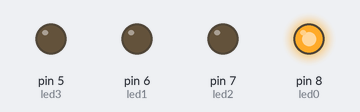
The sketch below on a simulated Arduino Uno, built with avr-gcc and run on an emulated ATmega328P. On the bench: output pins drawn as LEDs (lit = HIGH).

Above: at 0.2 s.
At 1.2 s:
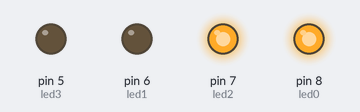
At 1.7 s:
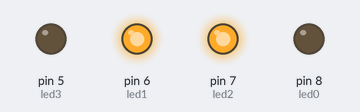
At 2.2 s:
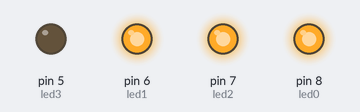
At 3.7 s:
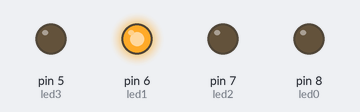
At 5.7 s:
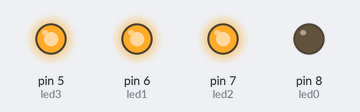
Timing chart, 0 to 6.9 s (numbered marks = the images above):
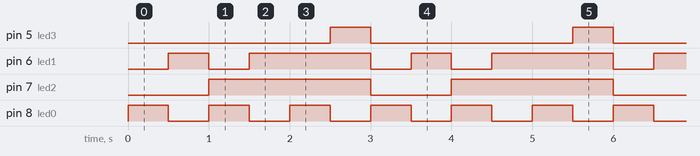

The sketch:

_1.ino
```cpp
/**********************************************************************************
**                                                                               **
**                              Entrades i sortides                              **
**                                                                               **
**  Jordi Pujolreu SALA                                              6/3/17      **
**********************************************************************************/

//********** Includes *************************************************************

//********** Variables ************************************************************
const int led0 = 8;          // donar nom al pin 5 de l’Arduino
const int led1 = 6;          // donar nom al pin 6 de l’Arduino
const int led2 = 7;          // donar nom al pin 7 de l’Arduino
const int led3 = 5;          // donar nom al pin 8 de l’Arduino

int a = 500;

//********** Setup ****************************************************************
void setup()
{
  pinMode(led0, OUTPUT);     // definir el pin 5 com una sortida
  pinMode(led1, OUTPUT);     // definir el pin 6 com una sortida
  pinMode(led2, OUTPUT);     // definir el pin 7 com una sortida
  pinMode(led3, OUTPUT);     // definir el pin 8 com una sortida


}

//********** Loop *****************************************************************
void loop()
{
  digitalWrite(led0, HIGH);  // donem corrent a les seguuents sortides o no
  digitalWrite(led1, LOW);
  digitalWrite(led2, LOW);
  digitalWrite(led3, LOW);

  delay(a);  //espera mig segon

  digitalWrite(led0, LOW);    // les segunts sortides no tenen corrent o si
  digitalWrite(led1, HIGH);
  digitalWrite(led2, LOW);
  digitalWrite(led3, LOW);


  delay(a);     // espera

  digitalWrite(led0, HIGH);    // les segunts sortides no tenen corrent o si
  digitalWrite(led1, LOW);
  digitalWrite(led2, HIGH);
  digitalWrite(led3, LOW);


  delay(a);     // espera

  digitalWrite(led0, LOW);    // les segunts sortides no tenen corrent o si
  digitalWrite(led1, HIGH);
  digitalWrite(led2, HIGH);
  digitalWrite(led3, LOW);


  delay(a);     // espera

  digitalWrite(led0, HIGH);    // les segunts sortides no tenen corrent o si
  digitalWrite(led1, HIGH);
  digitalWrite(led2, HIGH);
  digitalWrite(led3, LOW);

  delay(a);     // espera

  digitalWrite(led0, LOW);    // les segunts sortides no tenen corrent o si
  digitalWrite(led1, HIGH);
  digitalWrite(led2, HIGH);
  digitalWrite(led3, HIGH);


  delay(a);     // espera


}

//********** Funcions *************************************************************
```

Measured:
- by itself, pin 5 (led3): alternates HIGH for 0.50 s and LOW for 2.5 s
- by itself, pin 6 (led1): repeats every 3.0 s: LOW 0.50 s, HIGH 1.5 s, LOW 0.50 s, HIGH 0.50 s
- by itself, pin 7 (led2): alternates HIGH for 2.0 s and LOW for 1.0 s
- by itself, pin 8 (led0): alternates HIGH for 0.50 s and LOW for 0.50 s
